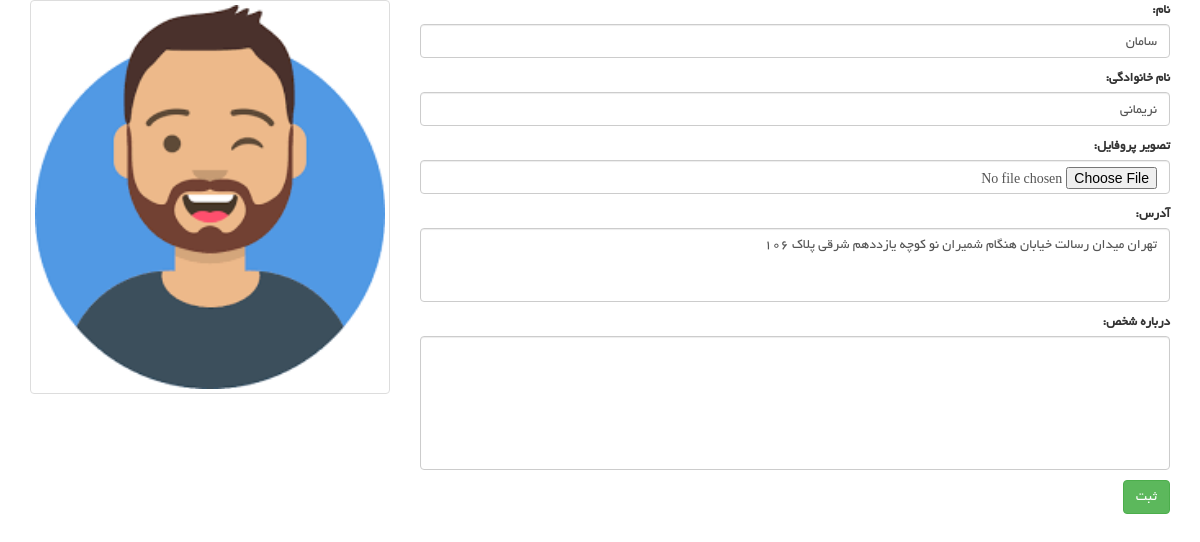
The page /user/edit-profile (signed in) on the database its author committed.
### account_module/models.py (models this page shows, shortened)
class User(AbstractUser):
    avatar = models.ImageField(upload_to='images/profile', verbose_name='تصویر آواتار', null=True, blank=True)
    email_active_code = models.CharField(max_length=100, verbose_name='کد فعالسازی ایمیل')
    about_user = models.TextField(null=True, blank=True, verbose_name='درباره شخص')
    address = models.TextField(null=True, blank=True, verbose_name='آدرس')
    class Meta:
        verbose_name = 'کاربر'
        verbose_name_plural = 'کاربران'

### user_panel_module/views.py (the view, shortened to what this page needs)
# urls.py: path('edit-profile', views.EditUserProfilePage.as_view(), name='edit_profile_page'),
@method_decorator(login_required, name='dispatch')
class EditUserProfilePage(View):
    def get(self, request: HttpRequest):
        current_user = User.objects.filter(id=request.user.id).first()
        edit_form = EditProfileModelForm(instance=current_user)
        context = {
            'form': edit_form,
            'current_user': current_user
        }
        return render(request, 'user_panel_module/edit_profile_page.html', context)

### user_panel_module/forms.py
class EditProfileModelForm(forms.ModelForm):
    class Meta:
        model = User
        fields = ['first_name', 'last_name', 'avatar', 'address', 'about_user']
        widgets = {
            'first_name': forms.TextInput(attrs={
                'class': 'form-control'
            }),
            'last_name': forms.TextInput(attrs={
                'class': 'form-control'
            }),
            'avatar': forms.FileInput(attrs={
                'class': 'form-control'
            }),
            'address': forms.Textarea(attrs={
                'class': 'form-control',
                'rows': 3,
            }),
            'about_user': forms.Textarea(attrs={
                'class': 'form-control',
                'rows': 6,
                'id': 'message'
            })
        }
        labels = {
            'first_name': 'نام',
            'last_name': 'نام خانوادگی',
            'avatar': 'تصویر پروفایل',
            'address': 'آدرس',
            'about_user': 'درباره شخص',
        }

### user_panel_module/templates/user_panel_module/edit_profile_page.html (shortened to what this page needs)
{% extends 'shared/_layout.html' %}
{% load render_partial %}
{% block content %}
    <div class="container">
        <div class="row">
            <div class="col-md-4">
                {% if current_user.avatar %}
                    <a class="thumbnail">
                        <img style="width: 100%" src="{{ current_user.avatar.url }}" alt="">
                    </a>
                {% endif %}
            </div>
            <div class="col-md-8">
                <form enctype="multipart/form-data" action="{% url 'edit_profile_page' %}" method="post">
                    {{ form.as_p }}
                    <button type="submit" class="btn btn-success">ثبت</button>
                </form>
            </div>
        </div>
    </div>
{% endblock %}

### static/css/main.css (style rules this page uses)
body { font-family: 'BYekan'; font-size: 10pt; position: relative; font-weight: normal; direction: rtl; }
a { -webkit-transition: 300ms; -moz-transition: 300ms; -o-transition: 300ms; transition: 300ms; }
.chose_area input, select, textarea { background: #F0F0E9; border: 0; color: #696763; padding: 6px; width: 100%; border-radius: 0; resize: none }

### rows shown on the page
User: avatar (picture), first_name "سامان", last_name "نریمانی", address "تهران ميدان رسالت خيابان هنگام شمیران نو کوچه یازددهم شرقی پلاک 106"
